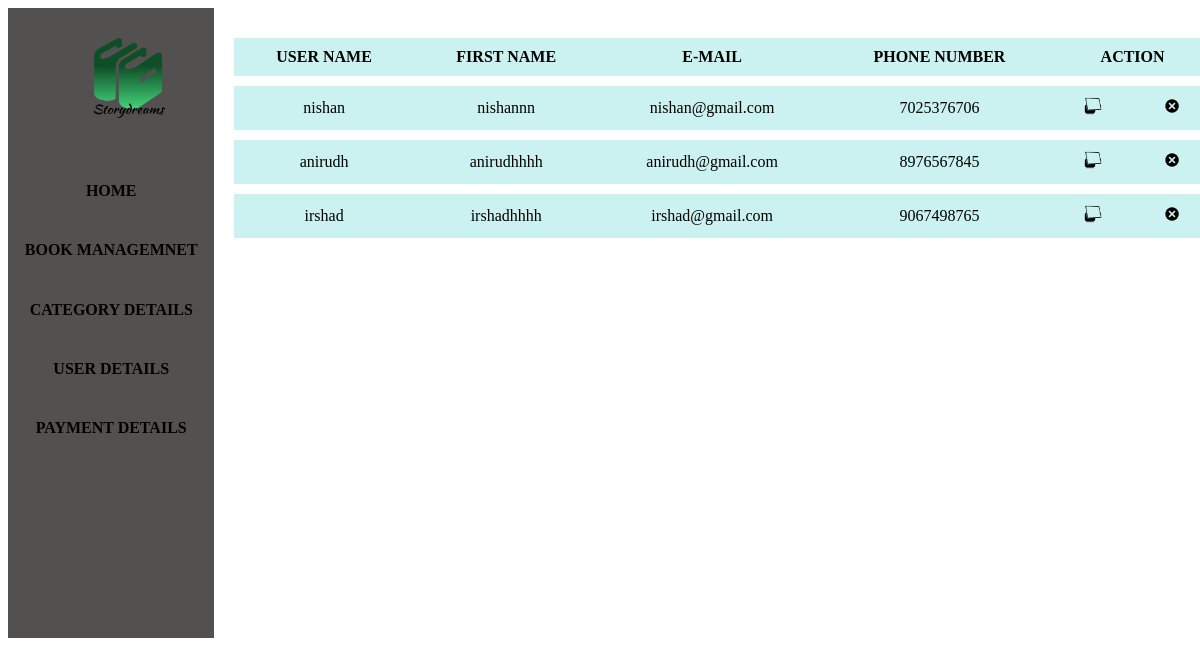
Before: /userdetail with the older database file.
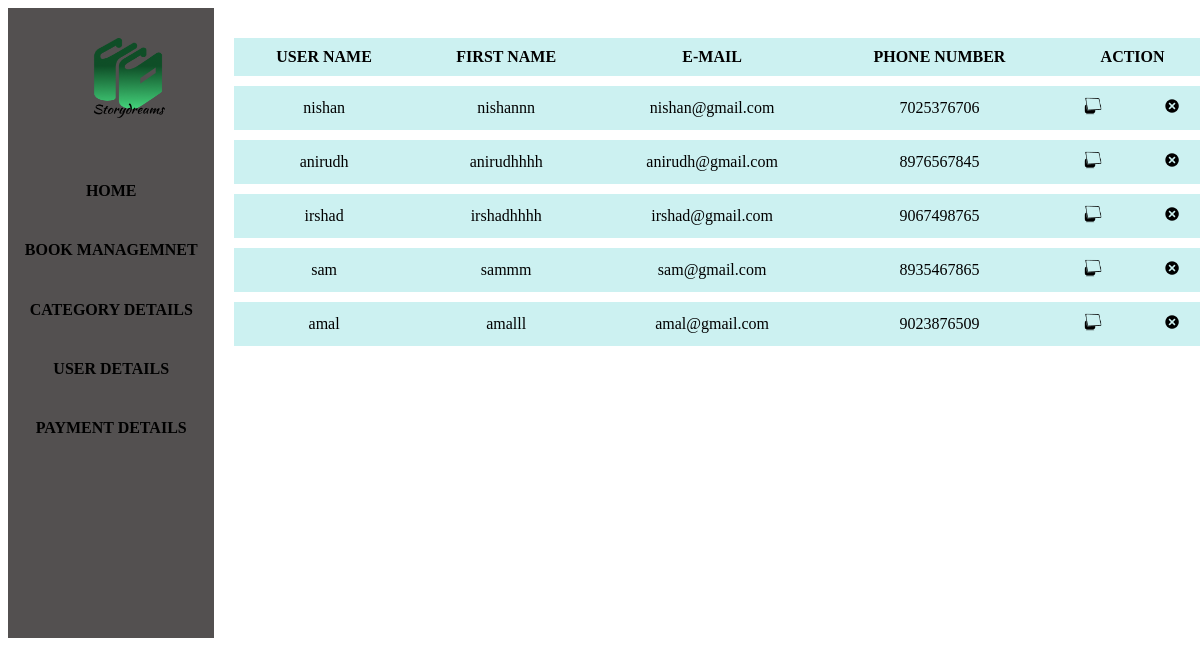
After: the same page with the newer database file.
### myapp/models.py (models this page shows, shortened)
class CustomUser(AbstractUser):
    phone_number=models.IntegerField(null=True,blank=True)

### myapp/views.py (the view)
# urls.py: path('userdetail',views.userdetails,name='userdetail'),
def userdetails(request):
     data=CustomUser.objects.filter(is_staff=False)
     return render(request,"userdetails.html",{'datas':data})

### templates/userdetails.html (shortened to what this page needs)
<!DOCTYPE html>
<html lang="en">
<head>
    {% load static %}
</head>
<body>
    <div class="container">
    <div class="main">
        <img src="{% static 'image1/storydreamicon.png' %}" alt="storydreamicon">
        <a href="{% url 'adminhome' %}"><h4 style="margin-top: 50px;">HOME</h4></a>
        <a href="{% url 'bookdetails' %}"><h4>BOOK MANAGEMNET</h4></a>
        <a href="{% url 'categorydetail' %}"><h4>CATEGORY DETAILS</h4></a>
        <a href="{% url 'userdetail' %}"><h4>USER DETAILS</h4></a>
        <a href="{% url 'booking_list' %}"><h4>PAYMENT DETAILS</h4></a>
    </div>
    <div class="sub">
    <table border="2">
        <tr>
            <th>USER NAME</th>
            <th>FIRST NAME</th>
            <th>E-MAIL</th>
            <th>PHONE NUMBER</th>
            <th colspan="2">ACTION</th>
        </tr>
        {% for i in datas %}
        <tr>
            <td>{{i.username}}</td>
            <td>{{i.first_name}}</td>
            <td>{{i.email}}</td>
            <td>{{i.phone_number}}</td>
            <td><img style="height: 20px;width: 20px;" src="{% static 'image1/show.png' %}" alt="show"></td>
            <td><img style="height: 20px;width: 20px;" src="{% static 'image1/desable.png' %}" alt="desable"></td>
        </tr>
        {% endfor %}
    </table>
    </div>
    </div>
</body>
</html>

Changed rows visible on the page:
added CustomUser: username "sam", first_name "sammm", email "sam@gmail.com", phone_number "8935467865"
added CustomUser: username "amal", first_name "amalll", email "amal@gmail.com", phone_number "9023876509"
